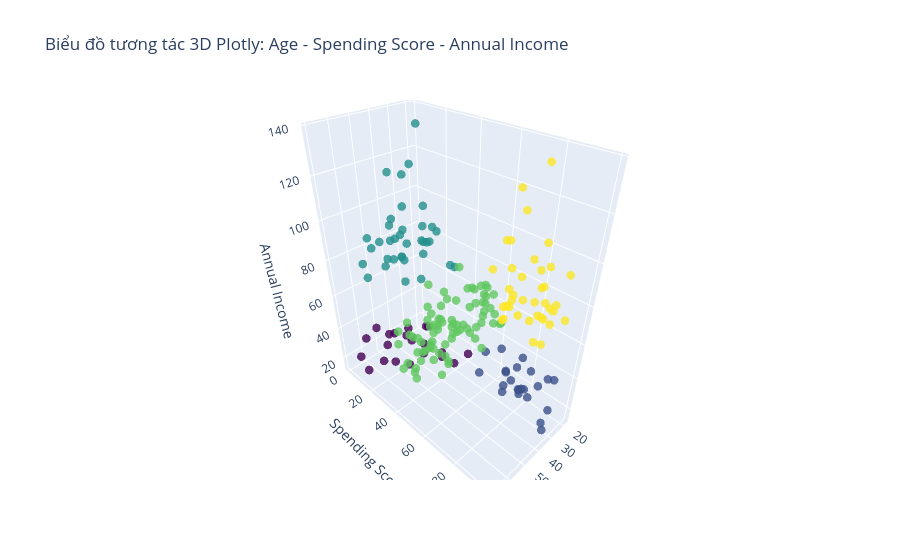

Source (notebook cell):
### Code cell
print("Họ và tên: Phạm Hải Yến - MSSV: 6451071091 - Lớp: CQ.64.CNTT")
# Câu 9) Thực hiện tương tự câu 6-8 cho 2 trường hợp còn lại
print("==========================================================================")
print("TRƯỜNG HỢP 1: GOM CỤM THEO THU NHẬP HẰNG NĂM VÀ SỐ ĐIỂM MUA SẮM")
print("==========================================================================")
X2 = data[['Annual Income (k$)', 'Spending Score (1-100)']].iloc[:, :].values
inertia2 = []
for n in range(1, 11):
    km = KMeans(n_clusters=n, init='random', n_init=10, random_state=42)
    km.fit(X2)
    inertia2.append(km.inertia_)

plt.figure(figsize=(10, 4.5))
plt.plot(range(1, 11), inertia2, 'go-', linewidth=2, markersize=8)
plt.plot(5, inertia2[4], 'ro', markersize=14, markeredgewidth=2, fillstyle='none', label='Điểm khuỷu tay k=5')
plt.title('Elbow Method: Thu nhập hằng năm & Điểm mua sắm', fontsize=13)
plt.xlabel('Số cụm (k)')
plt.ylabel('Inertia')
plt.xticks(range(1, 11))
plt.grid(True, linestyle='--', alpha=0.5)
plt.legend()
plt.show()

# Huấn luyện với k=5
kmeans2 = KMeans(n_clusters=5, init='random', n_init=10, random_state=42)
labels2 = kmeans2.fit_predict(X2)
centroids2 = kmeans2.cluster_centers_

plt.figure(figsize=(10, 6))
plt.scatter(X2[:, 0], X2[:, 1], c=labels2, cmap='rainbow', s=120, alpha=0.8, edgecolors='black')
plt.scatter(centroids2[:, 0], centroids2[:, 1], c='black', s=300, marker='*', label='Tâm cụm (Centroids)')
plt.title('Kết quả gom cụm K-Means: Thu nhập hằng năm vs Điểm mua sắm (k=5)', fontsize=13)
plt.xlabel('Thu nhập hằng năm (k$)')
plt.ylabel('Số điểm mua sắm (1-100)')
plt.grid(True, linestyle='--', alpha=0.5)
plt.legend()
plt.show()

sil_score2 = metrics.silhouette_score(X2, labels2)
print(f"-> Hệ số Silhouette (Thu nhập & Điểm mua sắm, k=5): {sil_score2:.4f}")

print("\n==========================================================================")
print("TRƯỜNG HỢP 2: GOM CỤM THEO TUỔI, THU NHẬP HẰNG NĂM VÀ SỐ ĐIỂM MUA SẮM (3D)")
print("==========================================================================")
X3 = data[['Age', 'Annual Income (k$)', 'Spending Score (1-100)']].iloc[:, :].values
kmeans3 = KMeans(n_clusters=5, init='random', n_init=10, random_state=42)
labels3 = kmeans3.fit_predict(X3)
centroids3 = kmeans3.cluster_centers_
sil_score3 = metrics.silhouette_score(X3, labels3)
print(f"-> Hệ số Silhouette (Tuổi, Thu nhập & Điểm mua sắm, k=5): {sil_score3:.4f}")

# Vẽ biểu đồ 3D bằng Matplotlib
fig = plt.figure(figsize=(11, 8))
ax = fig.add_subplot(111, projection='3d')
sc = ax.scatter(X3[:, 0], X3[:, 1], X3[:, 2], c=labels3, cmap='Set1', s=60, alpha=0.8, edgecolors='k')
ax.scatter(centroids3[:, 0], centroids3[:, 1], centroids3[:, 2], c='black', s=300, marker='X', label='Tâm cụm')
ax.set_title('Biểu đồ 3D gom cụm: Tuổi - Thu nhập - Điểm mua sắm (k=5)', fontsize=14)
ax.set_xlabel('Tuổi (Age)')
ax.set_ylabel('Thu nhập (k$)')
ax.set_zlabel('Điểm mua sắm (1-100)')
plt.legend()
plt.show()

# Vẽ biểu đồ tương tác 3D bằng Plotly
import plotly.graph_objs as go
data['label3'] = labels3
trace1 = go.Scatter3d(
    x=data['Age'],
    y=data['Spending Score (1-100)'],
    z=data['Annual Income (k$)'],
    mode='markers',
    marker=dict(color=data['label3'], size=5, colorscale='Viridis', opacity=0.8)
)
layout = go.Layout(
    title='Biểu đồ tương tác 3D Plotly: Age - Spending Score - Annual Income',
    scene=dict(
        xaxis=dict(title='Age'),
        yaxis=dict(title='Spending Score'),
        zaxis=dict(title='Annual Income')
    )
)
fig_plotly = go.Figure(data=[trace1], layout=layout)
fig_plotly.show()

### Figure 1 — Plotly figure (JSON) as saved in the notebook; plotly's stock layout.template omitted (floating-point values rounded to 4 significant figures; data arrays with more than 128 entries replaced by an {"elided": "..."} marker saying what was removed)
{"data": [{"marker": {"color": {"elided": "200 int values"}, "colorscale": [[0, "#440154"], [0.1111, "#482878"], [0.2222, "#3e4989"], [0.3333, "#31688e"], [0.4444, "#26828e"], [0.5556, "#1f9e89"], [0.6667, "#35b779"], [0.7778, "#6ece58"], [0.8889, "#b5de2b"], [1, "#fde725"]], "opacity": 0.8, "size": 5}, "mode": "markers", "type": "scatter3d", "x": {"elided": "200 int values"}, "y": {"elided": "200 int values"}, "z": {"elided": "200 int values"}}], "layout": {"scene": {"xaxis": {"title": {"text": "Age"}}, "yaxis": {"title": {"text": "Spending Score"}}, "zaxis": {"title": {"text": "Annual Income"}}}, "title": {"text": "Biểu đồ tương tác 3D Plotly: Age - Spending Score - Annual Income"}}}
